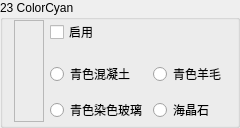
                 <widget class="QGroupBox" name="Base23">
                  <property name="sizePolicy">
                   <sizepolicy hsizetype="Expanding" vsizetype="Minimum">
                    <horstretch>0</horstretch>
                    <verstretch>0</verstretch>
                   </sizepolicy>
                  </property>
                  <property name="minimumSize">
                   <size>
                    <width>130</width>
                    <height>0</height>
                   </size>
                  </property>
                  <property name="maximumSize">
                   <size>
                    <width>16777215</width>
                    <height>16777215</height>
                   </size>
                  </property>
                  <property name="autoFillBackground">
                   <bool>true</bool>
                  </property>
                  <property name="title">
                   <string>23 ColorCyan</string>
                  </property>
                  <property name="flat">
                   <bool>false</bool>
                  </property>
                  <layout class="QGridLayout" name="gridLayout_48">
                   <property name="topMargin">
                    <number>0</number>
                   </property>
                   <property name="bottomMargin">
                    <number>3</number>
                   </property>
                   <item row="0" column="1">
                    <widget class="QCheckBox" name="Enable23">
                     <property name="sizePolicy">
                      <sizepolicy hsizetype="Expanding" vsizetype="Fixed">
                       <horstretch>0</horstretch>
                       <verstretch>0</verstretch>
                      </sizepolicy>
                     </property>
                     <property name="text">
                      <string>启用</string>
                     </property>
                    </widget>
                   </item>
                   <item row="0" column="2">
                    <spacer name="horizontalSpacer_37">
                     <property name="orientation">
                      <enum>Qt::Horizontal</enum>
                     </property>
                     <property name="sizeHint" stdset="0">
                      <size>
                       <width>40</width>
                       <height>20</height>
                      </size>
                     </property>
                    </spacer>
                   </item>
                   <item row="3" column="1">
                    <widget class="QRadioButton" name="is23Concrete">
                     <property name="text">
                      <string>青色混凝土</string>
                     </property>
                     <property name="icon">
                      <iconset resource="BlockTextures.qrc">
                       <normaloff>:/new/Textures/Slope/block/cyan_concrete.png</normaloff>:/new/Textures/Slope/block/cyan_concrete.png</iconset>
                     </property>
                    </widget>
                   </item>
                   <item row="3" column="2">
                    <widget class="QRadioButton" name="is23Wool">
                     <property name="text">
                      <string>青色羊毛</string>
                     </property>
                     <property name="icon">
                      <iconset resource="BlockTextures.qrc">
                       <normaloff>:/new/Textures/Slope/block/cyan_wool.png</normaloff>:/new/Textures/Slope/block/cyan_wool.png</iconset>
                     </property>
                    </widget>
                   </item>
                   <item row="5" column="1">
                    <widget class="QRadioButton" name="is23StainedGlass">
                     <property name="text">
                      <string>青色染色玻璃</string>
                     </property>
                     <property name="icon">
                      <iconset resource="BlockTextures.qrc">
                       <normaloff>:/new/Textures/Slope/block/cyan_stained_glass.png</normaloff>:/new/Textures/Slope/block/cyan_stained_glass.png</iconset>
                     </property>
                    </widget>
                   </item>
                   <item row="5" column="2">
                    <widget class="QRadioButton" name="is23Prismarine">
                     <property name="text">
                      <string>海晶石</string>
                     </property>
                     <property name="icon">
                      <iconset resource="BlockTextures.qrc">
                       <normaloff>:/new/Textures/Slope/block/prismarine.png</normaloff>:/new/Textures/Slope/block/prismarine.png</iconset>
                     </property>
                    </widget>
                   </item>
                   <item row="0" column="0" rowspan="6">
                    <widget class="QLabel" name="Color23">
                     <property name="minimumSize">
                      <size>
                       <width>30</width>
                       <height>0</height>
                      </size>
                     </property>
                     <property name="font">
                      <font>
                       <family>微软雅黑</family>
                       <pointsize>9</pointsize>
                      </font>
                     </property>
                     <property name="frameShape">
                      <enum>QFrame::StyledPanel</enum>
                     </property>
                     <property name="text">
                      <string/>
                     </property>
                    </widget>
                   </item>
                  </layout>
                 </widget>
